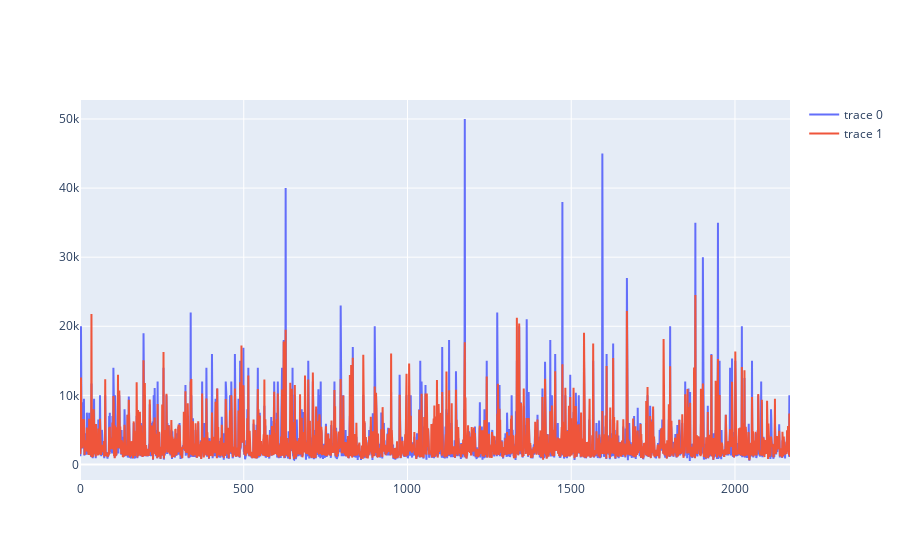

Here is the notebook cell this chart was saved with:
### Code cell
#Valores preditos vs valores reais nos dados que não foram utilizados para teste.
fig = go.Figure(data=[go.Scatter(y=y_test.values),
                      go.Scatter(y=final_model_predictions)])
fig.show()

### Figure 1 — Plotly figure (JSON) as saved in the notebook; plotly's stock layout.template omitted (floating-point values rounded to 4 significant figures; data arrays with more than 128 entries replaced by an {"elided": "..."} marker saying what was removed)
{"data": [{"type": "scatter", "y": {"elided": "2169 int values"}}, {"type": "scatter", "y": {"elided": "2169 float values"}}], "layout": {"autosize": true, "dragmode": "zoom", "xaxis": {"autorange": true, "range": [0, 2168]}, "yaxis": {"autorange": true, "range": [-2250, 52750], "type": "linear"}}}
